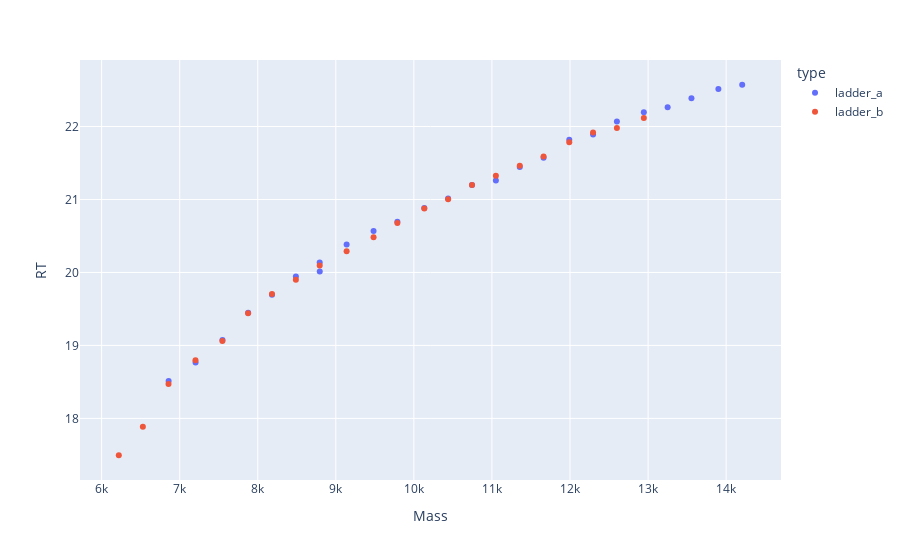
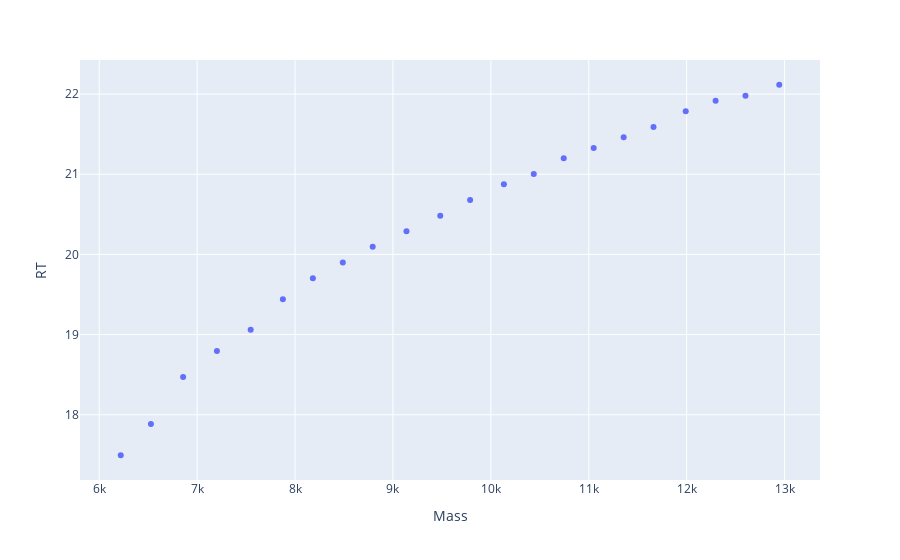

Notebook cell for these charts, in order:
### Code cell
plotly_zones(df_m_focus, df_r_focus)
plotly_zone(df_r_focus)

### Figure 1 — Plotly figure (JSON) as saved in the notebook; plotly's stock layout.template omitted (floating-point values rounded to 4 significant figures)
{"data": [{"hovertemplate": "type=ladder_a<br>Mass=%{x}<br>RT=%{y}<extra></extra>", "legendgroup": "ladder_a", "marker": {"color": "#636efa", "symbol": "circle"}, "mode": "markers", "name": "ladder_a", "orientation": "v", "showlegend": true, "type": "scatter", "x": [8182.0, 8793.0, 7548.0, 8488.0, 9138.0, 10740.0, 6858.0, 10440.0, 7877.0, 9788.0, 7203.0, 11660.0, 9483.0, 11050.0, 10130.0, 11360.0, 12300.0, 13560.0, 12600.0, 11990.0, 8794.0, 13250.0, 14210.0, 13900.0, 12950.0], "xaxis": "x", "y": [19.69, 20.13, 19.08, 19.94, 20.38, 21.2, 18.51, 21.01, 19.45, 20.69, 18.77, 21.57, 20.57, 21.26, 20.88, 21.45, 21.89, 22.39, 22.07, 21.82, 20.01, 22.26, 22.57, 22.51, 22.19], "yaxis": "y"}, {"hovertemplate": "type=ladder_b<br>Mass=%{x}<br>RT=%{y}<extra></extra>", "legendgroup": "ladder_b", "marker": {"color": "#EF553B", "symbol": "circle"}, "mode": "markers", "name": "ladder_b", "orientation": "v", "showlegend": true, "type": "scatter", "x": [7547.0, 8182.0, 8793.0, 6528.0, 6857.0, 9138.0, 7202.0, 8488.0, 10740.0, 9788.0, 10440.0, 7876.0, 11660.0, 11050.0, 9483.0, 11360.0, 10130.0, 6220.0, 12300.0, 11990.0, 12600.0, 12950.0], "xaxis": "x", "y": [19.06, 19.7, 20.1, 17.88, 18.47, 20.29, 18.8, 19.9, 21.2, 20.68, 21.0, 19.44, 21.59, 21.33, 20.48, 21.46, 20.88, 17.49, 21.92, 21.78, 21.98, 22.12], "yaxis": "y"}], "layout": {"legend": {"title": {"text": "type"}, "tracegroupgap": 0}, "margin": {"t": 60}, "xaxis": {"anchor": "y", "domain": [0, 1], "title": {"text": "Mass"}}, "yaxis": {"anchor": "x", "domain": [0, 1], "title": {"text": "RT"}}}}

### Figure 2 — Plotly figure (JSON) as saved in the notebook; plotly's stock layout.template omitted (floating-point values rounded to 4 significant figures)
{"data": [{"hovertemplate": "Mass=%{x}<br>RT=%{y}<extra></extra>", "legendgroup": "", "marker": {"color": "#636efa", "symbol": "circle"}, "mode": "markers", "name": "", "orientation": "v", "showlegend": false, "type": "scatter", "x": [7547.0, 8182.0, 8793.0, 6528.0, 6857.0, 9138.0, 7202.0, 8488.0, 10740.0, 9788.0, 10440.0, 7876.0, 11660.0, 11050.0, 9483.0, 11360.0, 10130.0, 6220.0, 12300.0, 11990.0, 12600.0, 12950.0], "xaxis": "x", "y": [19.06, 19.7, 20.1, 17.88, 18.47, 20.29, 18.8, 19.9, 21.2, 20.68, 21.0, 19.44, 21.59, 21.33, 20.48, 21.46, 20.88, 17.49, 21.92, 21.78, 21.98, 22.12], "yaxis": "y"}], "layout": {"legend": {"tracegroupgap": 0}, "margin": {"t": 60}, "xaxis": {"anchor": "y", "domain": [0, 1], "title": {"text": "Mass"}}, "yaxis": {"anchor": "x", "domain": [0, 1], "title": {"text": "RT"}}}}
